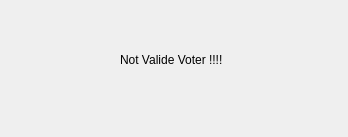
<?xml version="1.0" encoding="UTF-8"?>
<ui version="4.0">
 <class>NotValidUerWindow</class>
 <widget class="QWidget" name="NotValidUerWindow">
  <property name="geometry">
   <rect>
    <x>0</x>
    <y>0</y>
    <width>348</width>
    <height>137</height>
   </rect>
  </property>
  <property name="minimumSize">
   <size>
    <width>348</width>
    <height>137</height>
   </size>
  </property>
  <property name="maximumSize">
   <size>
    <width>348</width>
    <height>137</height>
   </size>
  </property>
  <property name="windowTitle">
   <string>Form</string>
  </property>
  <widget class="QLabel" name="label">
   <property name="geometry">
    <rect>
     <x>120</x>
     <y>50</y>
     <width>131</width>
     <height>20</height>
    </rect>
   </property>
   <property name="text">
    <string>Not Valide Voter !!!!</string>
   </property>
  </widget>
 </widget>
 <resources/>
 <connections/>
</ui>
